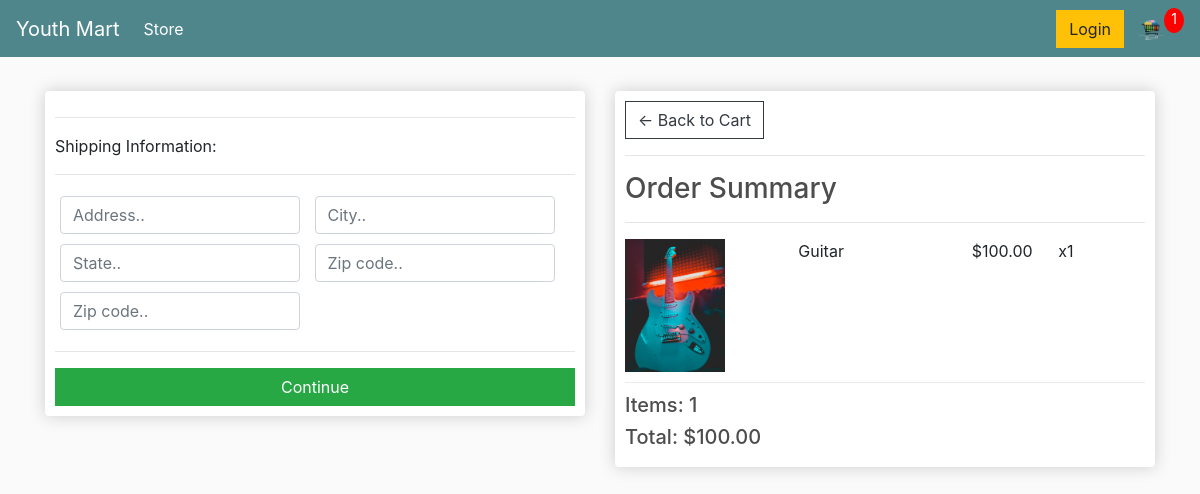
Page /checkout/ (signed in) on the earlier database version.
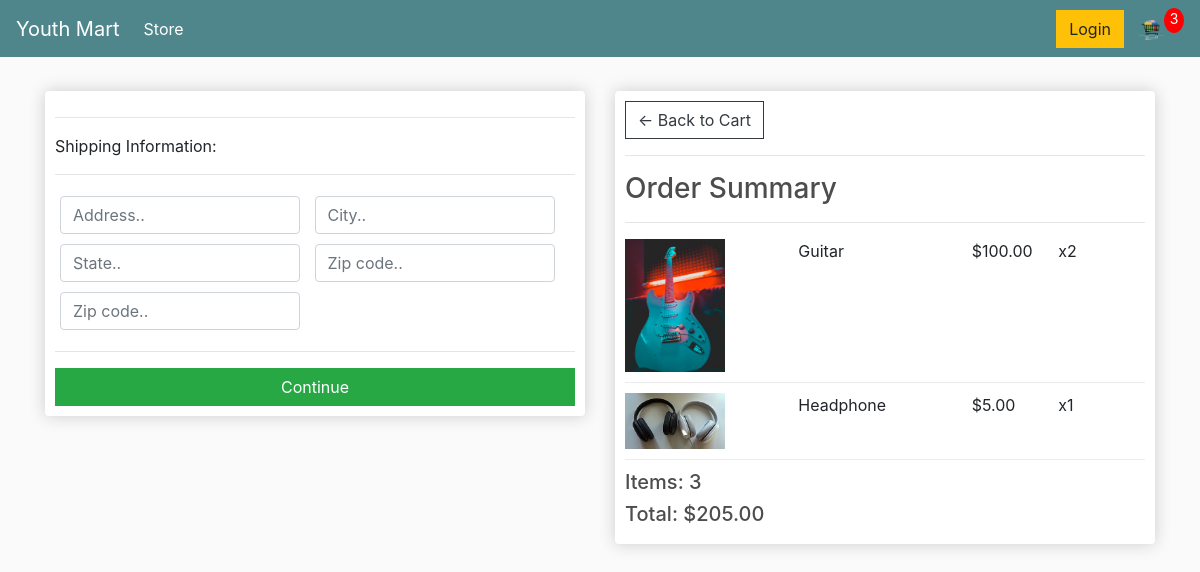
Same page on the later database version.
### store/models.py (models this page shows, shortened)
class OrderItem(models.Model):
	product = models.ForeignKey(Product, on_delete=models.SET_NULL, null=True)
	order = models.ForeignKey(Order, on_delete=models.SET_NULL, null=True)
	quantity = models.IntegerField(default=0, null=True, blank=True)
	date_added = models.DateTimeField(auto_now_add=True)
	@property
	def get_total(self):
		total = self.product.price * self.quantity
		return total

class Product(models.Model):
	name = models.CharField(max_length=200)
	price = models.FloatField()
	digital = models.BooleanField(default=False,null=True, blank=True)
	image = models.ImageField(null=True, blank=True)
	@property
	def imageURL(self):
		try:
			url = self.image.url
		except:
			url = ''
		return url

class Order(models.Model):
	customer = models.ForeignKey(Customer, on_delete=models.SET_NULL, null=True, blank=True)
	date_ordered = models.DateTimeField(auto_now_add=True)
	complete = models.BooleanField(default=False)
	transaction_id = models.CharField(max_length=100, null=True)
	@property
	def shipping(self):
		shipping = False
		orderitems = self.orderitem_set.all()
		for i in orderitems:
			if i.product.digital == False:
				shipping = True
		return shipping
	@property
	def get_cart_total(self):
		orderitems = self.orderitem_set.all()
		total = sum([item.get_total for item in orderitems])
		return total
	@property
	def get_cart_items(self):
		orderitems = self.orderitem_set.all()
		total = sum([item.quantity for item in orderitems])
		return total

### store/views.py (the view)
# urls.py: path('checkout/', views.checkout, name="checkout"),
def checkout(request):
	data = cartData(request)
	cartItems = data['cartItems']
	order = data['order']
	items = data['items']
	context = {'items':items, 'order':order, 'cartItems':cartItems}
	return render(request, 'store/checkout.html', context)

### store/utils.py (called while the page is built)
def cartData(request):
	if request.user.is_authenticated:
		customer = request.user.customer
		order, created = Order.objects.get_or_create(customer=customer, complete=False)
		items = order.orderitem_set.all()
		cartItems = order.get_cart_items
	else:
		cookieData = cookieCart(request)
		cartItems = cookieData['cartItems']
		order = cookieData['order']
		items = cookieData['items']
	return {'cartItems':cartItems ,'order':order, 'items':items}

### store/templates/store/checkout.html (shortened to what this page needs)
{% extends 'store/main.html' %}
{% load static %}
{% block content %}
     <div class="row">
		<div class="col-lg-6">
			<div class="box-element" id="form-wrapper">
				<form id="form">
					<div id="shipping-info">
						<hr>
						<p>Shipping Information:</p>
						<hr>
						<div class="form-field">
							<input class="form-control" type="text" name="address" placeholder="Address..">
						</div>
						<div class="form-field">
							<input class="form-control" type="text" name="city" placeholder="City..">
						</div>
						<div class="form-field">
							<input class="form-control" type="text" name="state" placeholder="State..">
						</div>
						<div class="form-field">
							<input class="form-control" type="text" name="zipcode" placeholder="Zip code..">
						</div>
						<div class="form-field">
							<input class="form-control" type="text" name="country" placeholder="Zip code..">
						</div>
					</div>
					<hr>
					<input id="form-button" class="btn btn-success btn-block" type="submit" value="Continue">
				</form>
			</div>
			<br>
		</div>
		<div class="col-lg-6">
			<div class="box-element">
				<a  class="btn btn-outline-dark" href="{% url 'cart' %}">&#x2190; Back to Cart</a>
				<hr>
				<h3>Order Summary</h3>
				<hr>
				{% for item in items %}
				<div class="cart-row">
					<div style="flex:2"><img class="row-image" src="{{item.product.imageURL}}"></div>
					<div style="flex:2"><p>{{item.product.name}}</p></div>
					<div style="flex:1"><p>${{item.product.price|floatformat:2}}</p></div>
					<div style="flex:1"><p>x{{item.quantity}}</p></div>
				</div>
				{% endfor %}
				<h5>Items:   {{order.get_cart_items}}</h5>
				<h5>Total:   ${{order.get_cart_total|floatformat:2}}</h5>
			</div>
		</div>
	</div>
{% endblock content %}

Differences in the rows shown:
changed OrderItem "Guitar": quantity "1" → "2"
added OrderItem: product.imageURL (picture), product.name "Headphone", product.price "5.00", quantity "1"
changed through a linked row, Order: get_cart_items "1" → "3"; get_cart_total "100.00" → "205.00"
Other differences:
{{ cartItems }}: "1" → "3"
